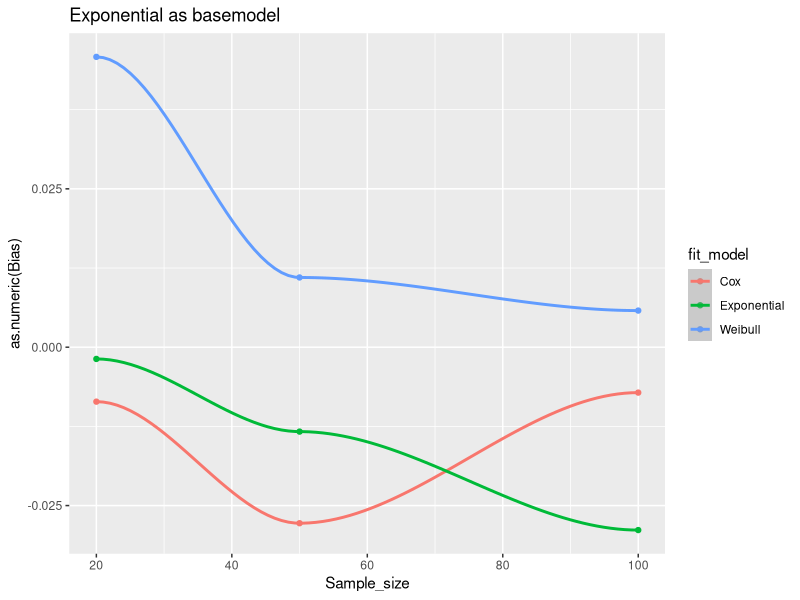
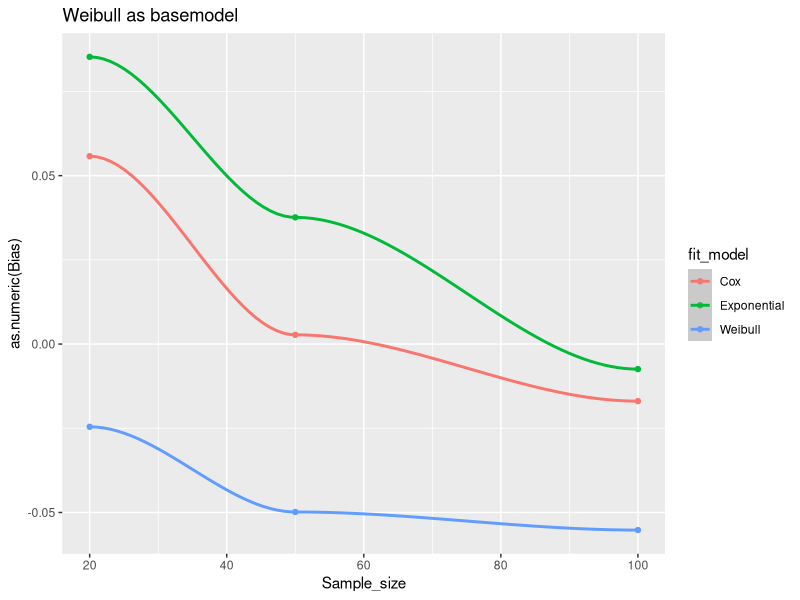
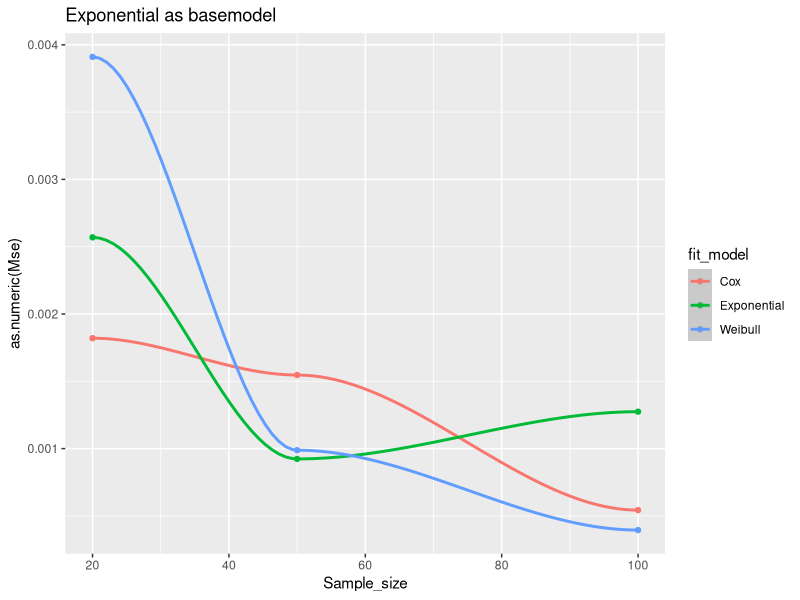
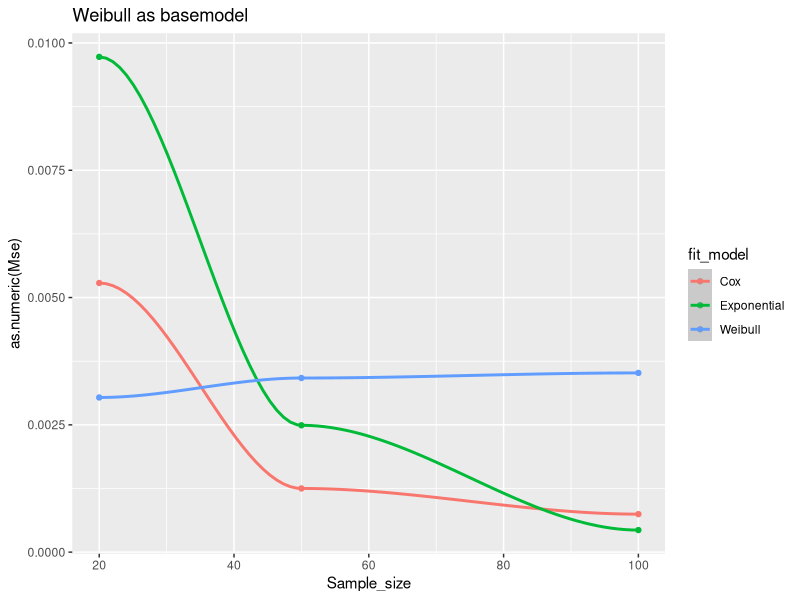

These figures' R source, in order:
## ---- chunk 1
knitr::opts_chunk$set(echo = TRUE)
library(tidyverse)
library(survival)
## ---- chunk 2

# baseline hazard: Weibull

# N = sample size    
# lambda = scale parameter in h0()
# rho = shape parameter in h0()
# beta = fixed effect parameter

simu_data <- function(N, lambda, rho, beta, baseline = "Exponential")
{
  # covariate --> N Bernoulli trials
  x <- sample(x=c(0, 1), size=N, replace=TRUE, prob=c(0.5, 0.5))
  v <- runif(n=N)
  if (baseline == "Exponential") {
    Tlat <- log(v)/(-exp(x * beta) * lambda)}
  else{
    # Weibull latent event times
    Tlat <- (- log(v) / (lambda * exp(x * beta)))^(1 / rho)
  }

  # data set
  data.frame(id=1:N,
             time=Tlat,
             x=x,
             baseline = baseline, stringsAsFactors = FALSE, row.names = NULL)
}
## ---- chunk 3
# #Simulation
# set.seed(1234)
# sim_num = 100 #Number of simulations
# betaHat <- rep(NA, sim_num) #Initial mean beta for each simulation
# baseline = "Cox" #The model for generated data
# fitmodel = "Cox" #The model to fit data
# for(k in 1:sim_num)
# {
#   dat <- simu_data(N=100, lambda=0.01, rho=1, beta=-0.6, baseline = baseline)
#   if(fitmodel == "Exponential"){
#     fit <- survreg(Surv(time) ~ x, data = dat, dist = "exponential")
#     betaHat[k] <- -fit$coefficients[-1]
#   } else if(fitmodel == "Cox"){
#     fit <- coxph(Surv(time) ~ x, data=dat)
#     betaHat[k] <- fit$coefficients[-1]
#   }else{
#     fit <- survreg(Surv(time) ~ x, data = dat, dist = "weibull")
#     betaHat[k] <- -fit$coefficients[-1] / fit$scale
#   }
# }
# betaHat #The returned list of mean beta for each simulation
## ---- chunk 4
set.seed(1234)
sim = function(fitmodel,baseline,sim_num){
  num = sim_num
  betaHat = rep(NA, num) 
  for(k in 1:sim_num)
{
  dat <- simu_data(N=100, lambda=0.01, rho=1, beta=-0.6, baseline = baseline)
  if(fitmodel == "Exponential"){
    fit <- survreg(Surv(time) ~ x, data = dat, dist = "exponential")
    betaHat[k] <- -fit$coefficients[-1]
  } else if(fitmodel == "Cox"){
    fit <- coxph(Surv(time) ~ x, data=dat)
    betaHat[k] <- fit$coefficients[1]
  }else{
    fit <- survreg(Surv(time) ~ x, data = dat, dist = "weibull")
    betaHat[k] <- -fit$coefficients[-1] / fit$scale
  }
  }
   betaHat
  }
## ---- chunk 5
# #try
# #Exponential
# beta_exp_100 = sim("Weibull","Exponential",100)
# hist(beta_exp_100)
# mean(beta_exp_100)
# ci(beta_exp_100,confidence = 0.95)
## ---- chunk 6
library(gmodels)
model_list = list("Exponential","Weibull","Cox")
beta_hat = vector("list", length = 9)
result = tibble()
k =1
size = c(20,50,100,500,1000)
for(t in 1:3){
  n = size[t]
for(i in 1:2){
  for(j in 1:3){
  beta_hat[[k]]= sim(model_list[[i]],model_list[[j]],n)
  result[k,1] = model_list[[i]]
  result[k,2] = model_list[[j]]
  result[k,3] = ci(beta_hat[[k]])[[1]]
  result[k,4] = ci(beta_hat[[k]])[[2]]
  result[k,5] = ci(beta_hat[[k]])[[3]]
  result[k,6] = ci(beta_hat[[k]])[[4]]
  result[k,7] = sum(beta_hat[[k]])/n+0.6
  result[k,8] = n
  k = k+1
  }
}
}

names(result)=c("base_model","fit_model","beta_Estimate","CI_lower","CI_upper","Std_Error","Bias","Sample_size")
result$Mse = (result$beta_Estimate+0.6)^2+(result$Std_Error)^2
result$Sample_size = as.numeric(result$Sample_size)
result

## ---- chunk 7
#Bias Plot
#base_model = Exponential
filter(result,base_model == "Exponential") %>% 
ggplot(aes(x = Sample_size, y = as.numeric(Bias), color = fit_model))+
  geom_point()+
  geom_smooth()+
  labs(title = "Exponential as basemodel")

filter(result,base_model == "Weibull") %>% 
ggplot(aes(x = Sample_size, y = as.numeric(Bias), color = fit_model))+
  geom_point()+
  geom_smooth()+
 labs(title = "Weibull as basemodel")

## ---- chunk 8
#MSE Plot

filter(result,base_model == "Exponential") %>% 
ggplot(aes(x = Sample_size, y = as.numeric(Mse), color = fit_model))+
  geom_point()+
  geom_smooth()+
  labs(title = "Exponential as basemodel")

filter(result,base_model == "Weibull") %>% 
ggplot(aes(x = Sample_size, y = as.numeric(Mse), color = fit_model))+
  geom_point()+
  geom_smooth()+
 labs(title = "Weibull as basemodel")
